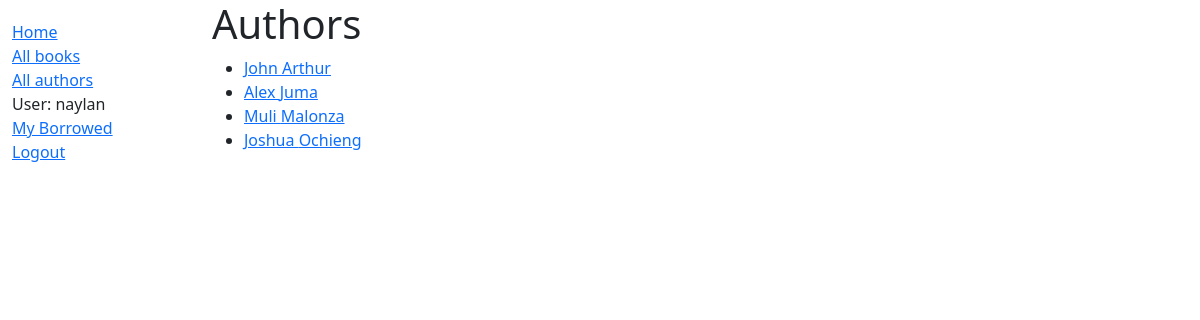
Screenshot of /catalog/author/ (signed in) with the database file from the repository.
### catalog/models.py (models this page shows, shortened)
class Author(models.Model):
    first_name = models.CharField(max_length=100)
    last_name = models.CharField(max_length=100)
    date_of_birth = models.DateField(null=True, blank=True)
    date_of_death = models.DateField('Died', null=True, blank=True)
    class Meta:
        ordering = ['last_name', 'first_name']

### catalog/views.py (the view)
# urls.py: path('author/', views.AuthorListView.as_view(), name='author'),
class AuthorListView(generic.ListView):
    model = Author
    contex_object_name = "author_list"
    template_name = "catalog/author_list.html"

### templates/catalog/author_list.html
{%extends 'base.html'%}
{%block content%}
<h1>Authors</h1>
{%if author_list%}
<ul>
    {%for author in author_list %}
    <li><a href="{%url 'author-detail' author.pk%}">{{author.first_name}} {{author.last_name}}</a></li>
    {%endfor%}
</ul>
{%endif%}
{%endblock%}

### templates/base.html (shortened to what this page needs)
<!doctype html>
<html lang="en">
<head>
    <link href="https://cdn.jsdelivr.net/npm/bootstrap@5.0.0-beta2/dist/css/bootstrap.min.css" rel="stylesheet"
>
    {% load static %}
    <link rel="stylesheet" href="{% static 'css/styles.css' %}">
</head>
<body>
    <div class="container-fluid">
        <div class="row">
            <div class="col-sm-2">
                {% block sidebar %}
                <ul class="sidebar-nav">
                    <li><a href="{% url 'index' %}">Home</a></li>
                    <li><a href="{%url 'books'%}">All books</a></li>
                    <li><a href="{%url 'author' %}">All authors</a></li>
                    {% if user.is_authenticated %}
                    <li>User: {{ user.get_username }}</li>
   <li><a href="{% url 'my-borrowed' %}">My Borrowed</a></li>
                    <li><a href="{% url 'logout'%}?next={{request.path}}">Logout</a></li>
                  {% else %}
                    <li><a href="{% url 'login'%}?next={{request.path}}">Login</a></li>
                  {% endif %}
                 </ul>
                {% endblock %}
            </div>
            <div class="col-sm-10 ">{% block content %}{% endblock %}
            </div>
        </div>
    </div>
</body>
</html>

### catalog/static/css/styles.css (style rules this page uses)
.sidebar-nav { margin-top: 20px; padding: 0; list-style: none; }

### rows the page displays
Author: first_name "John", last_name "Arthur"
Author: first_name "Alex", last_name "Juma"
Author: first_name "Muli", last_name "Malonza"
Author: first_name "Joshua", last_name "Ochieng"

### other values shown
{{ user.get_username }} "naylan"
